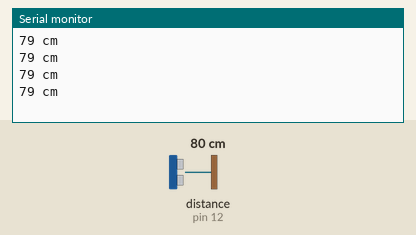
Simulated run of this sketch. Board: Arduino Uno, built with avr-gcc and run on an emulated ATmega328P. Shown: the last lines printed to the serial monitor. Wiring (inferred from the names in the program): ultrasonic range finder: trigger pin 11; echo pin 12. The inputs (shaded band) are chosen by the test bench; at power-on: distance to the obstacle (sensor on pin 12) 80 cm. The echo pulse lasts 58.3 µs per cm.

Above: at 1.2 s.
1.3 s: distance to the obstacle (sensor on pin 12) set to 2 cm
At 1.73 s:
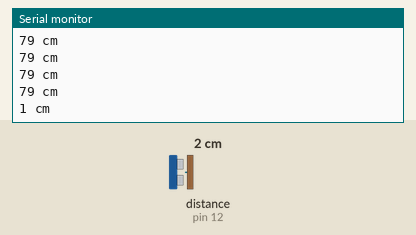
2.8 s: distance to the obstacle (sensor on pin 12) set to 4 cm
At 2.94 s:
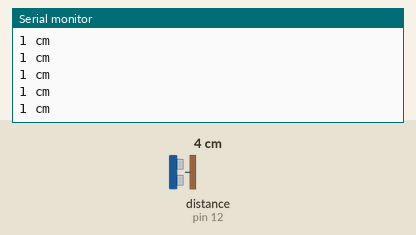
Timing chart, 0 to 5.8 s (numbered marks = the images above; inputs shaded):
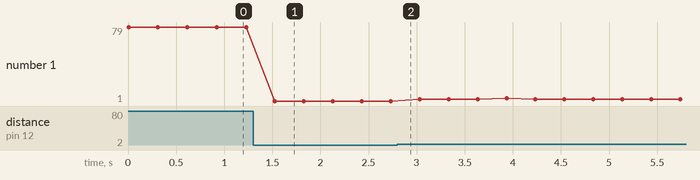

Measured:
- after the input at 1.3 s, the serial monitor: prints a new line after 0.23 s (image 1)
- plotted number 1: 79 → 1 after the input at 1.3 s, 1 → 3 after the input at 2.8 s

The sketch:

11_ultrasonic_edge_interrupt.ino
```cpp
#include <PinChangeInterrupt.h>
#include <PinChangeInterruptBoards.h>
#include <PinChangeInterruptPins.h>
#include <PinChangeInterruptSettings.h>

const int trig_pin = 11;
const int echo_pin = 12;
unsigned long echo_duration = 0;
unsigned int op_state = 0;

void echoIsr(void){
  static unsigned long echo_begin = 0;
  static unsigned long echo_end = 0;

  unsigned int echo_pin_state = digitalRead(echo_pin);
  if(op_state == 1){
    if(echo_pin_state == HIGH){   // 상승엣지
      echo_begin = micros();
    }
    else{                         // 하강엣지
      echo_end = micros();
      echo_duration = echo_end - echo_begin;
      op_state = 2;
    }
  }
}

void setup() {
  // put your setup code here, to run once:
  Serial.begin(115200);
  pinMode(trig_pin, OUTPUT);
  pinMode(echo_pin, INPUT);

  attachPCINT(digitalPinToPCINT(echo_pin), echoIsr,CHANGE);
}

void loop() {
  // put your main code here, to run repeatedly:
  if(op_state == 0){
    digitalWrite(trig_pin, LOW);
    delayMicroseconds(2);
    digitalWrite(trig_pin, HIGH);
    delayMicroseconds(10);
    digitalWrite(trig_pin, LOW);
    op_state = 1;
  }
  if(op_state == 2){
    unsigned long distance = (echo_duration/2) / 29.1;
    Serial.print(distance);
    Serial.println(" cm");
    echo_duration = 0;
    op_state = 3;
  }
  if(op_state == 3){
    delay(300);
    op_state = 0;
  }
}
```
